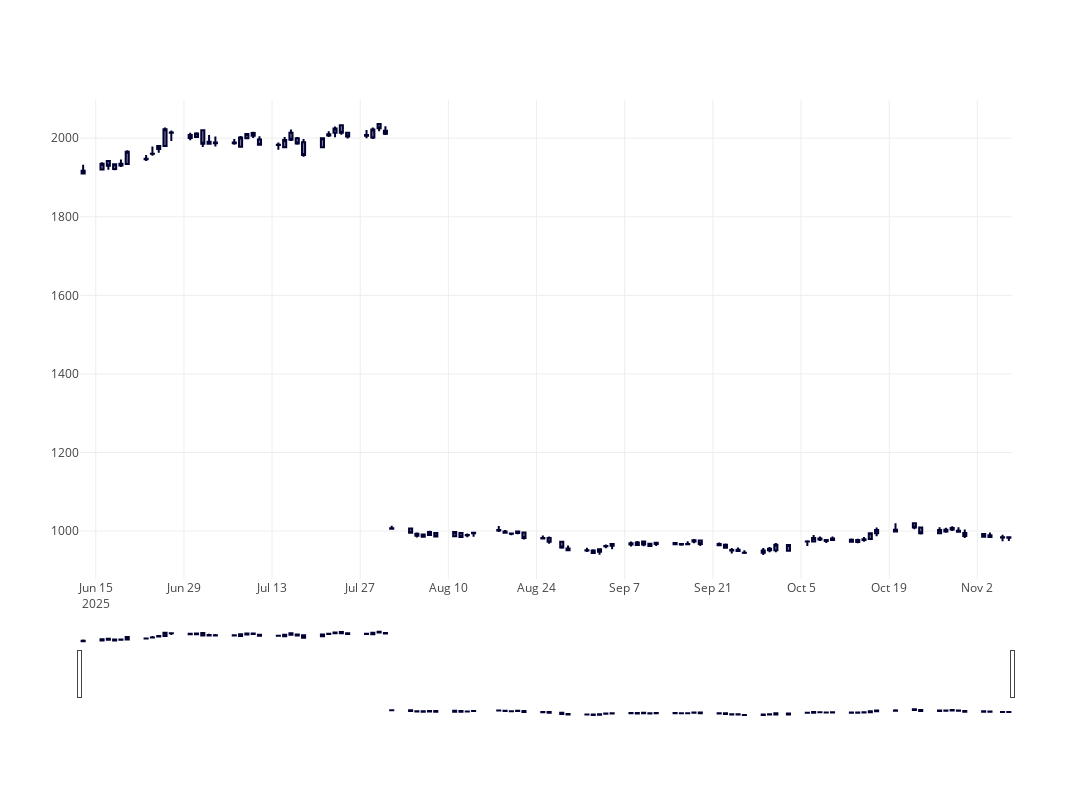

Notebook cell for this chart:
### Code cell
fig = client.plot_candlestick(hdfc_prices)
fig.show()
